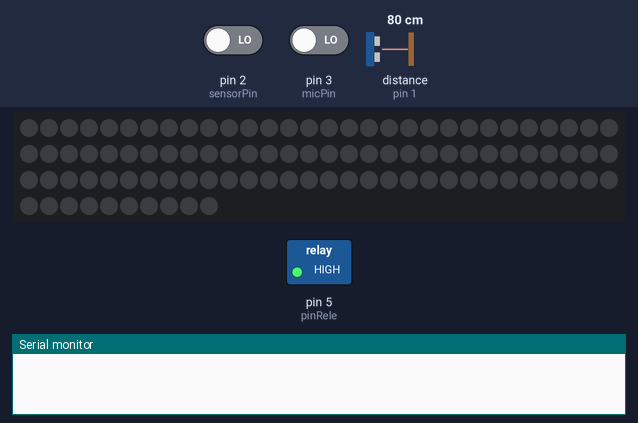
The sketch below on a simulated Arduino Uno, built with avr-gcc and run on an emulated ATmega328P. On the bench: 100 RGB LEDs in strip order, left to right, continuing on the next row, switched loads named in the sketch (green lamp = pin HIGH), the last lines printed to the serial monitor. The test bench sets the inputs (shaded band); at power-on: pin 2 (sensorPin) LOW, pin 3 (micPin) LOW, distance to the obstacle (sensor on pin 1) 80 cm. The echo pulse lasts 58.3 µs per cm; dim RGB values are drawn brighter than linear; pins used as bus, display or sensor lines are not drawn.

Above: at 1.2 s.
1.3 s: pin 2 (sensorPin) driven HIGH
At 3.3 s:
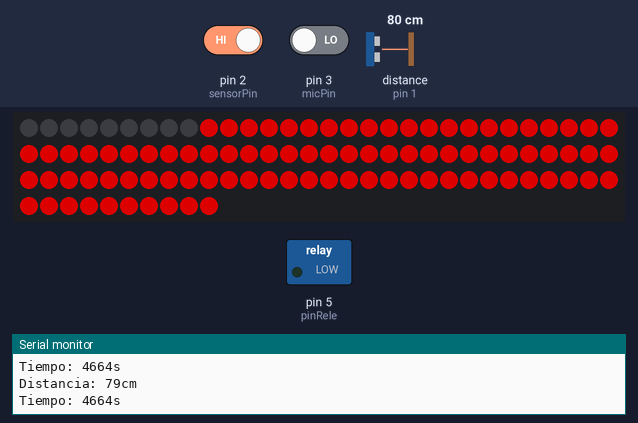
4.0 s: pin 3 (micPin) driven HIGH
At 5.73 s:
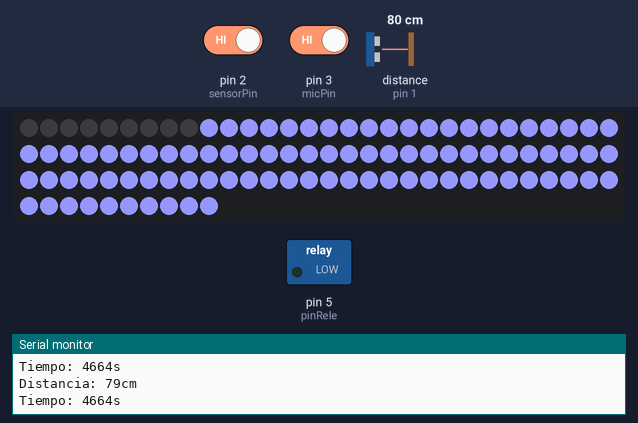
6.7 s: distance to the obstacle (sensor on pin 1) set to 33 cm
9.5 s: distance to the obstacle (sensor on pin 1) set to 27 cm
At 11.6 s:
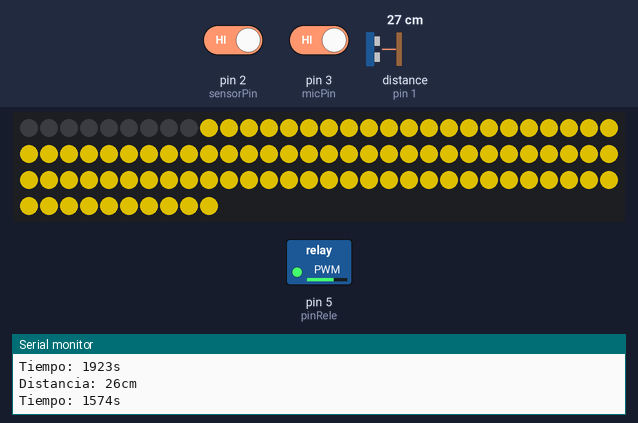
12.5 s: pin 2 (sensorPin) driven LOW
At 13.7 s:
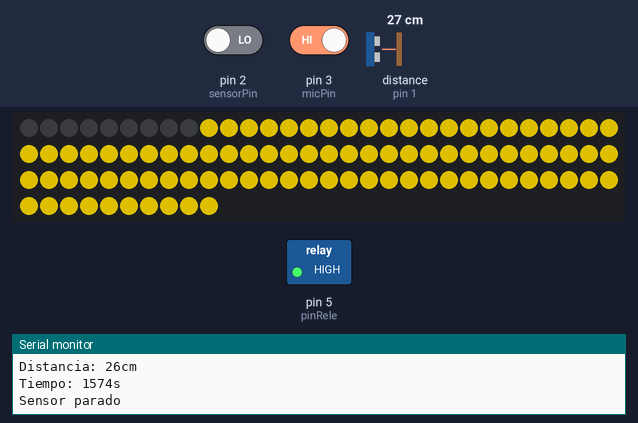
14.0 s: pin 2 (sensorPin) driven HIGH
At 14.46 s:
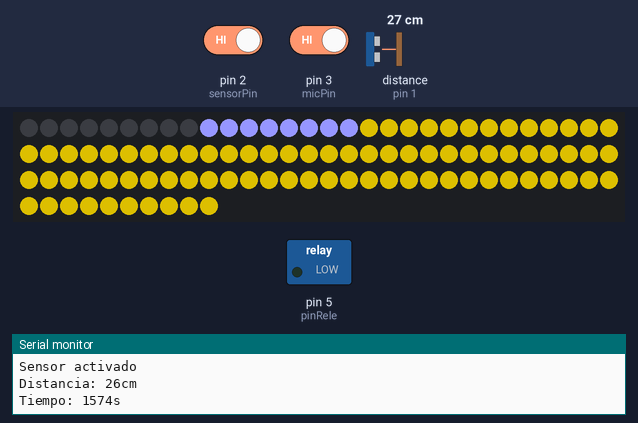
Timing chart, 0 to 17.0 s (numbered marks = the images above; inputs shaded):
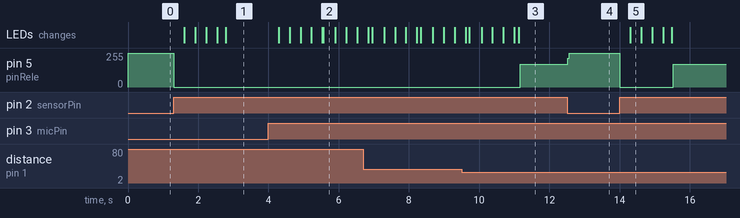

The sketch:

espejo_infinito.ino
```cpp
#include <Adafruit_NeoPixel.h>
#include <avr/power.h>
#define PIN 6 // We designate our data pin.
#define NUMPIXELS 100 // Designate how many pixels we have in our RGB LED strip.

// Define the number of pixels of the tape and the data pin.
// Parameter 1 = number of pixels on the tape.
// Parameter 2 = number of data pin of the Arduino.
Adafruit_NeoPixel pixels = Adafruit_NeoPixel(NUMPIXELS, PIN, NEO_GRB + NEO_KHZ800);

const int pinTrigger = 0;  // Variable containing the number of the pin to which the trigger signal is connected.
const int pinEcho = 1;     // Variable containing the number of the pin to which the "echo" signal is connected.
const int sensorPin=2;    // We declare the Relay on pin 2 of the arduino.
const int micPin  = 3;    // We declare the Relay on pin 3 of the arduino.
const int pinRele = 5;    // We declare the Relay on pin 5 of the arduino.
int val = 0; // Variable for assigning the PIR sensor reading.
int estadoPir= LOW;
float distmax=1000.00;
float distmin=30.00;
int micVal  = 0;


void setup()
{
pinMode(pinTrigger, OUTPUT); // Configure the "trigger" pin as output.
pinMode(pinEcho, INPUT);  // Configure the "echo" pin as input.
digitalWrite(pinTrigger, LOW); // Set the trigger pin to low voltage (0V).
pinMode(pinRele, OUTPUT); // Pin 5 of the arduino is assigned as the output for the Rele.
pinMode(sensorPin, INPUT); // Pin 2 is assigned as input for the sensor signal.
pinMode(micPin, INPUT); //Pin 3 is assigned as input for the sensor signal.
pixels.begin(); // We initialize our RGB LED strip.
Serial.begin(9600);
}

void loop()
{
//We declare several color combinations.
uint32_t rojo = pixels.Color(150,0,0);
uint32_t verde = pixels.Color(0,150,0);
uint32_t azul = pixels.Color(0,0,150);
uint32_t amarillo = pixels.Color(150,130,0);
uint32_t morado = pixels.Color(128,0,128);
uint32_t blanco = pixels.Color(150,150,255);
int control=0;
int modo=0;
int delayval = 10; // Fifty millisecond pause.
int cont=0;
val = digitalRead(sensorPin); //Reads the value of the variable (val).
if (val == HIGH) // If it detects that there is movement, it activates the LED connected to pin 6 of the arduino.
{
  digitalWrite(pinRele, LOW);
  if (estadoPir==LOW)  // If previously turned off
  {
    Serial.println("Sensor activado");
    estadoPir = HIGH;
    delay(100);
    while(control==0)
    {
      long t; // Unsigned long variable that will contain the time it takes for the signal to go and come back.
      long d; // Variable of type float that will contain the distance in cm.
      digitalWrite(pinTrigger, HIGH); // Set the "trigger" pin to high voltage (5V).
      delayMicroseconds(10); //We wait on this line to get a 10us pulse.
      digitalWrite(pinTrigger, LOW); // We set the "trigger" pin to low voltage (0V).
      t = pulseIn(pinEcho, HIGH);    // We use the function pulseIn() to measure the time.
      d = t/59; // Get the distance.
      Serial.print("Distancia: ");
      Serial.print(d);      // Serially send the value of the distance.
      Serial.print("cm");
      Serial.println();
      Serial.print("Tiempo: ");
      Serial.print(t);       // Serially send the time value.
      Serial.print("s");
      Serial.println();
      if(d > distmax || d < distmin)// We assign a maximum and minimum distance.
      {
        control=1;
      }
      while(cont<10){
        micVal = digitalRead(micPin);
        if (micVal==HIGH)
        {
          modo++;
          if(modo>5){
            modo=0;
         }
        }
        cont++;
        delay(10);
      }
      cont=0;
      switch(modo)
      {
        case 0:
            for(int i=9;i<NUMPIXELS;i++)
            {
              pixels.setPixelColor(i, rojo); // Moderate brightness in red.
              pixels.show();   // We show and update the color of the pixel of our RGB led strip.
              delay(delayval);  // Pause for a period of time (in milliseconds).
            }
          break;
        case 1:
             for(int i=9;i<NUMPIXELS;i++)
             {
               pixels.setPixelColor(i, verde);  // Moderate brightness in green.
               pixels.show();   // We show and update the color of the pixel of our RGB led strip.
               delay(delayval); // Pause for a period of time (in milliseconds).
             }
             break;
        case 2:
            for(int i=9;i<NUMPIXELS;i++)
            {

              pixels.setPixelColor(i, amarillo); // Moderate brightness in yellow.
              pixels.show();  // We show and update the color of the pixel of our RGB led strip.
              delay(delayval); // Pause for a period of time (in milliseconds).
            }
            break;
       case 3:
             for(int i=9;i<NUMPIXELS;i++)
            {
              pixels.setPixelColor(i, azul); // Moderate brightness in blue.
              pixels.show();   // We show and update the color of the pixel of our RGB led strip.
              delay(delayval); // Pause for a period of time (in milliseconds).
            }
            break;
       case 4:
             for(int i=9;i<NUMPIXELS;i++)
            {
              pixels.setPixelColor(i, blanco); // Moderate brightness in white.
              pixels.show();  // We show and update the color of the pixel of our RGB led strip.
              delay(delayval); // Pause for a period of time (in milliseconds).
            }
            break;
        case 5:
             for(int i=9;i<NUMPIXELS;i++)
            {
              pixels.setPixelColor(i, morado); // Moderate brightness in purple.
              pixels.show();   // We show and update the color of the pixel of our RGB led strip.
              delay(delayval);// Pause for a period of time (in milliseconds).
            }
            break;
      }
    }
  }
  digitalWrite(pinRele, HIGH); // LED OFF.
}else
{
 digitalWrite(pinRele, HIGH); // LED OFF.
 if (estadoPir == HIGH)  // If it was previously on.
  {
    Serial.println("Sensor parado");
    estadoPir  = LOW;
  }
}
}
```

Measured:
- the behaviour switches between 31 and 30 cm on distance to the obstacle (sensor on pin 1) (found by bisection; images 2 and 3)
- after the input at 1.3 s, pin 5 (pinRele): 255/255 → 0/255 at once; the LEDs: first change after 0.31 s (image 1 shows a later state)
- after the input at 4.0 s, the LEDs: first change after 0.29 s (image 2 shows a later state)
- after the input at 9.5 s, pin 5 (pinRele): 0/255 → 169/255 after 1.7 s
- after the input at 12.5 s, pin 5 (pinRele): 169/255 → 255/255 at once
- after the input at 14.0 s, pin 5 (pinRele): 255/255 → 0/255 at once, → 169/255 1.5 s later; the LEDs: change after 0.31 s (image 5)
